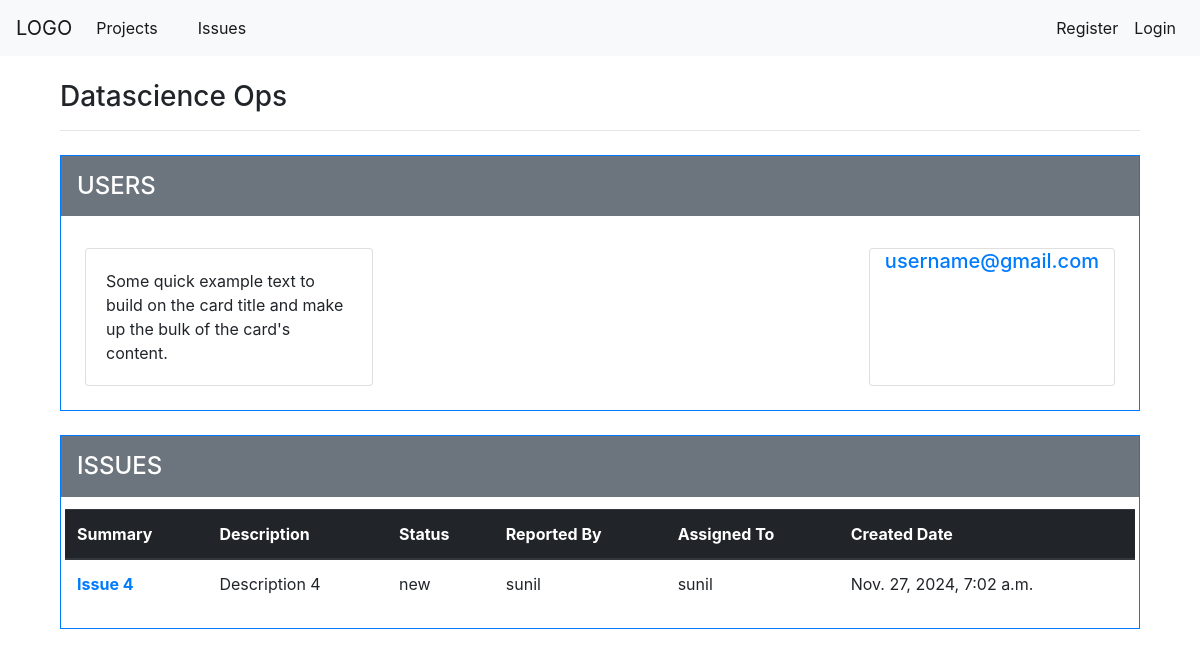
Page /project/1/detail on the committed database.
### projects/models.py (models this page shows, shortened)
class JiraProject(models.Model):
    name = models.CharField(max_length=100)
    description = models.TextField(default=None)

### jira/models.py (models this page shows)
class JiraIssue(models.Model):
	summary = models.CharField(max_length=250)
	detail = models.TextField()
	status = models.CharField(max_length = 50, choices=status, default="new")
	reported_by = models.ForeignKey(User, null=True, on_delete=models.SET_NULL, related_name='issue_reported_by')
	assigned_to = models.ForeignKey(User, null=True, on_delete=models.CASCADE, related_name='issue_assigned_to')
	date_created = models.DateTimeField(auto_now_add=True)
	date_updated = models.DateTimeField(auto_now=True)
	project_name = models.ForeignKey(JiraProject, null=True, on_delete=models.CASCADE)
	class Meta:
		ordering = ['-date_updated']
	def __str__(self):
		return self.summary

### projects/views.py (the view)
# urls.py: path("project/<int:id>/detail", views.projectDetail, name='show-details'),
def projectDetail(request, id):
    project  = JiraProject.objects.filter(id = id).first()
    issues = JiraIssue.objects.filter(project_name=id)
    print(issues)
    context = {
        'project' : project,
        'issues'  : issues
    }
    return render(request, 'projects/project_details.html', context)

### projects/templates/projects/project_details.html
{% extends 'base.html' %}
{%load crispy_forms_tags %}
{% block content %}
    <div class="container">
        <h3>{{ project.name}}</h3>
        <hr>
        <div class="container border border-primary my-4 p-0">
            <div class="bg-secondary">
                <h4 class="text-white p-3 mx-0">USERS</h4>
            </div>
            <div class="container d-flex justify-content-between p-4">
                <div class="card" style="width: 18rem;">
                    <div class="card-body">
                      <p class="card-text">Some quick example text to build on the card title and make up the bulk of the card's content.</p>
                    </div>
                  </div>
                  <div class="card mx-0">
                    <div class="container">
                      <h5><a href="{ url 'show-people'}">username@gmail.com</a></h5>
                    </div>
                  </div>
            </div>
        </div>
        <div class="container border border-primary my-4 p-0">
            <div class="bg-secondary">
                <h4 class="text-white p-3 mx-0">ISSUES</h4>
            </div>
            <div class="container p-1">
              <table class="table p-2">
                <thead class="thead-dark">
                  <tr>
                    <th scope="col">Summary</th>
                    <th scope="col">Description</th>
                    <th scope="col">Status</th>
                    <th scope="col">Reported By</th>
                    <th scope="col">Assigned To</th>
                    <th scope="col">Created Date</th>
                  </tr>
                </thead>
                <tbody>
                  {% for issue in issues %}
                    <tr>
                      <th scope="row"><a href="{% url 'issue-details' issue.pk %}">{{ issue.summary }}</a></th>
                      <td>{{issue.detail}}</td>
                      <td>{{issue.status}}</td>
                      <td>{{issue.assigned_to}}</td>
                      <td>{{issue.assigned_to}}</td>
                      <td>{{issue.date_created}}</td>
                    </tr>
                  {% endfor %}
                </tbody>
              </table>
            </div>
        </div>
    </div>
{% endblock content %}

### rows in the picture
JiraProject: name "Datascience Ops"
JiraIssue: summary "Issue 4", detail "Description 4", status "new", assigned_to "sunil", date_created "Nov. 27, 2024, 7:02 a.m."
